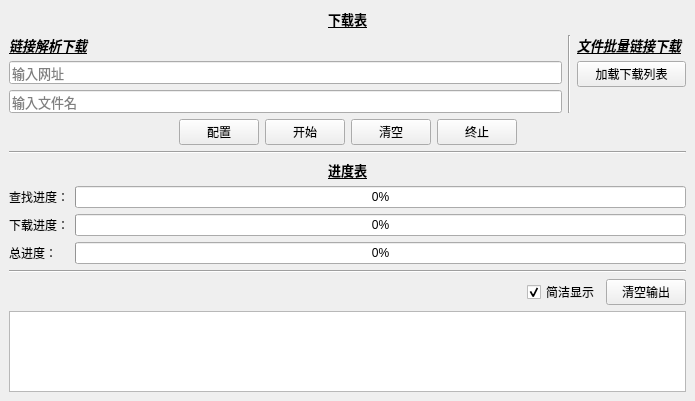
<?xml version="1.0" encoding="UTF-8"?>
<ui version="4.0">
 <class>MainWindow</class>
 <widget class="QMainWindow" name="MainWindow">
  <property name="enabled">
   <bool>true</bool>
  </property>
  <property name="geometry">
   <rect>
    <x>0</x>
    <y>0</y>
    <width>695</width>
    <height>401</height>
   </rect>
  </property>
  <property name="sizePolicy">
   <sizepolicy hsizetype="Expanding" vsizetype="Expanding">
    <horstretch>0</horstretch>
    <verstretch>0</verstretch>
   </sizepolicy>
  </property>
  <property name="windowTitle">
   <string>Downloader</string>
  </property>
  <widget class="QWidget" name="centralwidget">
   <layout class="QVBoxLayout" name="verticalLayout_8">
    <item>
     <layout class="QVBoxLayout" name="verticalLayout_6">
      <item>
       <widget class="QLabel" name="downloadLabel">
        <property name="font">
         <font>
          <family>Microsoft YaHei</family>
          <pointsize>10</pointsize>
          <weight>75</weight>
          <italic>false</italic>
          <bold>true</bold>
          <underline>true</underline>
         </font>
        </property>
        <property name="text">
         <string>下载表</string>
        </property>
        <property name="alignment">
         <set>Qt::AlignCenter</set>
        </property>
       </widget>
      </item>
      <item>
       <layout class="QHBoxLayout" name="horizontalLayout_2">
        <item>
         <layout class="QVBoxLayout" name="verticalLayout">
          <item>
           <widget class="QLabel" name="linkDownloadLabel">
            <property name="font">
             <font>
              <family>Microsoft YaHei</family>
              <pointsize>10</pointsize>
              <weight>75</weight>
              <italic>true</italic>
              <bold>true</bold>
              <underline>true</underline>
             </font>
            </property>
            <property name="text">
             <string>链接解析下载</string>
            </property>
           </widget>
          </item>
          <item>
           <widget class="QLineEdit" name="urlEdit">
            <property name="enabled">
             <bool>true</bool>
            </property>
            <property name="sizePolicy">
             <sizepolicy hsizetype="Expanding" vsizetype="Preferred">
              <horstretch>0</horstretch>
              <verstretch>0</verstretch>
             </sizepolicy>
            </property>
            <property name="font">
             <font>
              <pointsize>10</pointsize>
             </font>
            </property>
            <property name="placeholderText">
             <string>输入网址</string>
            </property>
           </widget>
          </item>
          <item>
           <widget class="QLineEdit" name="filenameEdit">
            <property name="sizePolicy">
             <sizepolicy hsizetype="Expanding" vsizetype="Preferred">
              <horstretch>0</horstretch>
              <verstretch>0</verstretch>
             </sizepolicy>
            </property>
            <property name="font">
             <font>
              <pointsize>10</pointsize>
             </font>
            </property>
            <property name="placeholderText">
             <string>输入文件名</string>
            </property>
           </widget>
          </item>
         </layout>
        </item>
        <item>
         <widget class="Line" name="line">
          <property name="orientation">
           <enum>Qt::Vertical</enum>
          </property>
         </widget>
        </item>
        <item>
         <layout class="QVBoxLayout" name="verticalLayout_2">
          <item>
           <widget class="QLabel" name="fileDownloadLabel">
            <property name="font">
             <font>
              <family>Microsoft YaHei</family>
              <pointsize>10</pointsize>
              <weight>75</weight>
              <italic>true</italic>
              <bold>true</bold>
              <underline>true</underline>
             </font>
            </property>
            <property name="text">
             <string>文件批量链接下载</string>
            </property>
           </widget>
          </item>
          <item>
           <widget class="QPushButton" name="openFileButton">
            <property name="font">
             <font>
              <pointsize>9</pointsize>
             </font>
            </property>
            <property name="text">
             <string>加载下载列表</string>
            </property>
           </widget>
          </item>
          <item>
           <widget class="QLabel" name="nullLabel">
            <property name="font">
             <font>
              <pointsize>12</pointsize>
             </font>
            </property>
            <property name="text">
             <string/>
            </property>
           </widget>
          </item>
         </layout>
        </item>
       </layout>
      </item>
      <item>
       <layout class="QHBoxLayout" name="horizontalLayout">
        <item>
         <spacer name="horizontalSpacer_2">
          <property name="orientation">
           <enum>Qt::Horizontal</enum>
          </property>
          <property name="sizeHint" stdset="0">
           <size>
            <width>40</width>
            <height>20</height>
           </size>
          </property>
         </spacer>
        </item>
        <item>
         <widget class="QPushButton" name="configButton">
          <property name="font">
           <font>
            <pointsize>9</pointsize>
           </font>
          </property>
          <property name="text">
           <string>配置</string>
          </property>
         </widget>
        </item>
        <item>
         <widget class="QPushButton" name="startButton">
          <property name="sizePolicy">
           <sizepolicy hsizetype="Preferred" vsizetype="Preferred">
            <horstretch>0</horstretch>
            <verstretch>0</verstretch>
           </sizepolicy>
          </property>
          <property name="font">
           <font>
            <pointsize>9</pointsize>
           </font>
          </property>
          <property name="text">
           <string>开始</string>
          </property>
          <property name="shortcut">
           <string>Ctrl+Return</string>
          </property>
         </widget>
        </item>
        <item>
         <widget class="QPushButton" name="clearButton">
          <property name="font">
           <font>
            <pointsize>9</pointsize>
           </font>
          </property>
          <property name="text">
           <string>清空</string>
          </property>
         </widget>
        </item>
        <item>
         <widget class="QPushButton" name="stopButton">
          <property name="font">
           <font>
            <pointsize>9</pointsize>
           </font>
          </property>
          <property name="text">
           <string>终止</string>
          </property>
         </widget>
        </item>
        <item>
         <spacer name="horizontalSpacer_3">
          <property name="orientation">
           <enum>Qt::Horizontal</enum>
          </property>
          <property name="sizeHint" stdset="0">
           <size>
            <width>40</width>
            <height>20</height>
           </size>
          </property>
         </spacer>
        </item>
       </layout>
      </item>
     </layout>
    </item>
    <item>
     <widget class="Line" name="line_2">
      <property name="orientation">
       <enum>Qt::Horizontal</enum>
      </property>
     </widget>
    </item>
    <item>
     <layout class="QVBoxLayout" name="verticalLayout_7">
      <item>
       <widget class="QLabel" name="progressLabel">
        <property name="font">
         <font>
          <family>Microsoft YaHei</family>
          <pointsize>10</pointsize>
          <weight>75</weight>
          <italic>false</italic>
          <bold>true</bold>
          <underline>true</underline>
         </font>
        </property>
        <property name="text">
         <string>进度表</string>
        </property>
        <property name="alignment">
         <set>Qt::AlignCenter</set>
        </property>
       </widget>
      </item>
      <item>
       <layout class="QHBoxLayout" name="horizontalLayout_4">
        <item>
         <layout class="QVBoxLayout" name="verticalLayout_5">
          <item>
           <widget class="QLabel" name="monitorProgressLabel">
            <property name="text">
             <string>查找进度：</string>
            </property>
           </widget>
          </item>
          <item>
           <widget class="QLabel" name="downloadProgressLabel">
            <property name="text">
             <string>下载进度：</string>
            </property>
           </widget>
          </item>
          <item>
           <widget class="QLabel" name="generalProgressLabel">
            <property name="text">
             <string>总进度：</string>
            </property>
           </widget>
          </item>
         </layout>
        </item>
        <item>
         <layout class="QVBoxLayout" name="verticalLayout_4">
          <item>
           <widget class="QProgressBar" name="monitorProgressBar">
            <property name="value">
             <number>0</number>
            </property>
           </widget>
          </item>
          <item>
           <widget class="QProgressBar" name="downloadProgressBar">
            <property name="value">
             <number>0</number>
            </property>
           </widget>
          </item>
          <item>
           <widget class="QProgressBar" name="generalProgressBar">
            <property name="value">
             <number>0</number>
            </property>
           </widget>
          </item>
         </layout>
        </item>
       </layout>
      </item>
     </layout>
    </item>
    <item>
     <widget class="Line" name="line_3">
      <property name="orientation">
       <enum>Qt::Horizontal</enum>
      </property>
     </widget>
    </item>
    <item>
     <layout class="QVBoxLayout" name="verticalLayout_3">
      <item>
       <layout class="QHBoxLayout" name="horizontalLayout_3">
        <item>
         <spacer name="horizontalSpacer">
          <property name="orientation">
           <enum>Qt::Horizontal</enum>
          </property>
          <property name="sizeHint" stdset="0">
           <size>
            <width>40</width>
            <height>20</height>
           </size>
          </property>
         </spacer>
        </item>
        <item>
         <widget class="QCheckBox" name="cleanLogCheckBox">
          <property name="text">
           <string>简洁显示</string>
          </property>
          <property name="checked">
           <bool>true</bool>
          </property>
         </widget>
        </item>
        <item>
         <widget class="QPushButton" name="clearLogButton">
          <property name="enabled">
           <bool>true</bool>
          </property>
          <property name="font">
           <font>
            <pointsize>9</pointsize>
           </font>
          </property>
          <property name="text">
           <string>清空输出</string>
          </property>
         </widget>
        </item>
       </layout>
      </item>
      <item>
       <widget class="QTextBrowser" name="textBrowser">
        <property name="sizePolicy">
         <sizepolicy hsizetype="Expanding" vsizetype="Expanding">
          <horstretch>0</horstretch>
          <verstretch>0</verstretch>
         </sizepolicy>
        </property>
        <property name="font">
         <font>
          <pointsize>10</pointsize>
         </font>
        </property>
        <property name="placeholderText">
         <string/>
        </property>
       </widget>
      </item>
     </layout>
    </item>
   </layout>
  </widget>
 </widget>
 <tabstops>
  <tabstop>startButton</tabstop>
  <tabstop>textBrowser</tabstop>
 </tabstops>
 <resources/>
 <connections/>
</ui>
